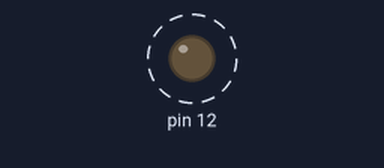
Recording of a sketch running on a simulated Arduino Uno, built with avr-gcc and run on an emulated ATmega328P. Shown: output pins drawn as LEDs (lit = HIGH). Dashed ring = blinking.

Above: at 0.12 s.
Timing chart, 0 to 3.0 s (numbered marks = the images above):
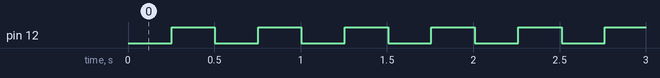

The sketch:

sketch_jan18a.ino
```cpp
long currentTime, previousTime;
boolean isOn;
int blinkTime;

//#define SLOW_BLINK_TIME 1000
#define FAST_BLINK_TIME 250
//#define SOLID_LED 0

void setup() {
  Serial.begin(9600);
  pinMode(12, OUTPUT);

  previousTime = millis();
  isOn = false;

  #ifdef SLOW_BLINK_TIME
  blinkTime = SLOW_BLINK_TIME;
  #endif

  #ifdef FAST_BLINK_TIME
  blinkTime = FAST_BLINK_TIME;
  #endif

  #ifdef SOLID_LED
  blinkTime = SOLID_LED;
  #endif
}

void loop() {
  currentTime = millis();

  if(currentTime > previousTime + blinkTime) {

    if(isOn){
      digitalWrite(12, LOW);
      isOn = false;
    } else {
      digitalWrite(12, HIGH);
      isOn = true;
    }
    previousTime = currentTime;

  }
}
```

Measured:
- by itself, pin 12: alternates HIGH for 0.25 s and LOW for 0.25 s
